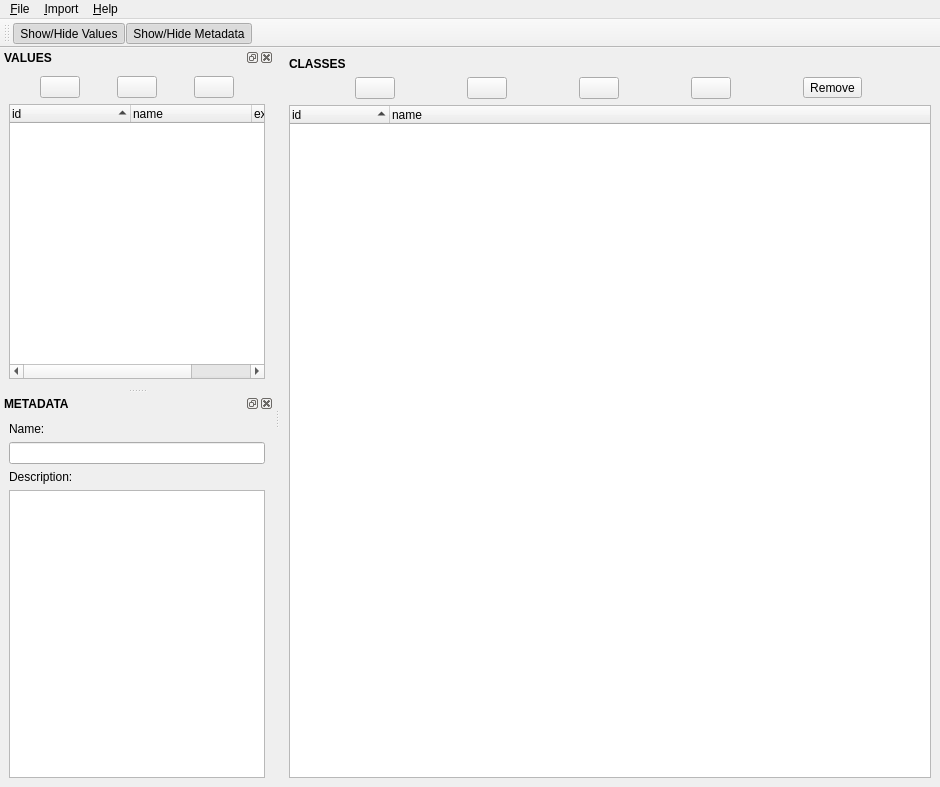
<?xml version="1.0" encoding="UTF-8"?>
<ui version="4.0">
 <class>MainWindow</class>
 <widget class="QMainWindow" name="MainWindow">
  <property name="geometry">
   <rect>
    <x>0</x>
    <y>0</y>
    <width>940</width>
    <height>787</height>
   </rect>
  </property>
  <property name="sizePolicy">
   <sizepolicy hsizetype="Minimum" vsizetype="Preferred">
    <horstretch>0</horstretch>
    <verstretch>0</verstretch>
   </sizepolicy>
  </property>
  <property name="windowTitle">
   <string>Land Cover Classification Editor</string>
  </property>
  <widget class="QWidget" name="ClassesWidget">
   <layout class="QVBoxLayout" name="verticalLayout_4">
    <item>
     <widget class="QLabel" name="ClassesLabel">
      <property name="font">
       <font>
        <family>Arial</family>
        <weight>75</weight>
        <bold>true</bold>
       </font>
      </property>
      <property name="text">
       <string>CLASSES</string>
      </property>
     </widget>
    </item>
    <item>
     <layout class="QHBoxLayout" name="ClassesButtonsHorizontalLayout">
      <item>
       <widget class="QPushButton" name="ClassesInsertValuesButton">
        <property name="sizePolicy">
         <sizepolicy hsizetype="Fixed" vsizetype="Fixed">
          <horstretch>23</horstretch>
          <verstretch>22</verstretch>
         </sizepolicy>
        </property>
        <property name="toolTip">
         <string>Insert Values</string>
        </property>
        <property name="text">
         <string/>
        </property>
        <property name="icon">
         <iconset resource="main.qrc">
          <normaloff>:/main/images/img/coins_add.png</normaloff>:/main/images/img/coins_add.png</iconset>
        </property>
       </widget>
      </item>
      <item>
       <widget class="QPushButton" name="ClassesAddSiblingButton">
        <property name="sizePolicy">
         <sizepolicy hsizetype="Fixed" vsizetype="Fixed">
          <horstretch>0</horstretch>
          <verstretch>0</verstretch>
         </sizepolicy>
        </property>
        <property name="toolTip">
         <string>Add Sibling Class</string>
        </property>
        <property name="text">
         <string/>
        </property>
        <property name="icon">
         <iconset resource="main.qrc">
          <normaloff>:/main/images/img/application_side_expand.png</normaloff>:/main/images/img/application_side_expand.png</iconset>
        </property>
       </widget>
      </item>
      <item>
       <widget class="QPushButton" name="ClassesAddChildButton">
        <property name="sizePolicy">
         <sizepolicy hsizetype="Fixed" vsizetype="Fixed">
          <horstretch>0</horstretch>
          <verstretch>0</verstretch>
         </sizepolicy>
        </property>
        <property name="toolTip">
         <string>Add Child Class</string>
        </property>
        <property name="text">
         <string/>
        </property>
        <property name="icon">
         <iconset resource="main.qrc">
          <normaloff>:/main/images/img/application_add.png</normaloff>:/main/images/img/application_add.png</iconset>
        </property>
       </widget>
      </item>
      <item>
       <widget class="QPushButton" name="ClassesEditButton">
        <property name="sizePolicy">
         <sizepolicy hsizetype="Fixed" vsizetype="Fixed">
          <horstretch>0</horstretch>
          <verstretch>0</verstretch>
         </sizepolicy>
        </property>
        <property name="toolTip">
         <string>Edit Class</string>
        </property>
        <property name="text">
         <string/>
        </property>
        <property name="icon">
         <iconset resource="main.qrc">
          <normaloff>:/main/images/img/application_edit.png</normaloff>:/main/images/img/application_edit.png</iconset>
        </property>
       </widget>
      </item>
      <item>
       <widget class="QToolButton" name="ClassesRemoveButton">
        <property name="toolTip">
         <string>Remove Class</string>
        </property>
        <property name="autoFillBackground">
         <bool>false</bool>
        </property>
        <property name="text">
         <string>Remove</string>
        </property>
        <property name="icon">
         <iconset resource="main.qrc">
          <normaloff>:/main/images/img/delete.png</normaloff>:/main/images/img/delete.png</iconset>
        </property>
        <property name="arrowType">
         <enum>Qt::NoArrow</enum>
        </property>
       </widget>
      </item>
     </layout>
    </item>
    <item>
     <widget class="QTreeWidget" name="ClassesTree">
      <property name="rootIsDecorated">
       <bool>true</bool>
      </property>
      <property name="sortingEnabled">
       <bool>true</bool>
      </property>
      <property name="headerHidden">
       <bool>false</bool>
      </property>
      <attribute name="headerDefaultSectionSize">
       <number>100</number>
      </attribute>
      <attribute name="headerMinimumSectionSize">
       <number>20</number>
      </attribute>
      <column>
       <property name="text">
        <string>id</string>
       </property>
      </column>
      <column>
       <property name="text">
        <string>name</string>
       </property>
      </column>
     </widget>
    </item>
   </layout>
  </widget>
  <widget class="QMenuBar" name="MenuBar">
   <property name="geometry">
    <rect>
     <x>0</x>
     <y>0</y>
     <width>940</width>
     <height>21</height>
    </rect>
   </property>
   <widget class="QMenu" name="MenuFile">
    <property name="title">
     <string>&amp;File</string>
    </property>
    <addaction name="ActionNew"/>
    <addaction name="ActionOpen"/>
    <addaction name="separator"/>
    <addaction name="ActionSave"/>
    <addaction name="ActionSaveAs"/>
    <addaction name="separator"/>
    <addaction name="ActionQuit"/>
   </widget>
   <widget class="QMenu" name="MenuHelp">
    <property name="title">
     <string>&amp;Help</string>
    </property>
    <addaction name="ActionHelp"/>
    <addaction name="separator"/>
    <addaction name="ActionAbout"/>
   </widget>
   <widget class="QMenu" name="MenuImport">
    <property name="title">
     <string>&amp;Import</string>
    </property>
    <addaction name="ActionImportFromRaster"/>
   </widget>
   <addaction name="MenuFile"/>
   <addaction name="MenuImport"/>
   <addaction name="MenuHelp"/>
  </widget>
  <widget class="QDockWidget" name="ValuesDock">
   <property name="font">
    <font>
     <family>Arial</family>
     <weight>75</weight>
     <bold>true</bold>
    </font>
   </property>
   <property name="windowTitle">
    <string>VALUES</string>
   </property>
   <attribute name="dockWidgetArea">
    <number>1</number>
   </attribute>
   <widget class="QWidget" name="ValuesDockContents">
    <layout class="QVBoxLayout" name="verticalLayout">
     <item>
      <layout class="QHBoxLayout" name="ValuesButtonsHorizontalLayout">
       <item>
        <widget class="QPushButton" name="ValuesIncludeAllButton">
         <property name="sizePolicy">
          <sizepolicy hsizetype="Fixed" vsizetype="Fixed">
           <horstretch>0</horstretch>
           <verstretch>0</verstretch>
          </sizepolicy>
         </property>
         <property name="font">
          <font>
           <family>MS Shell Dlg 2</family>
           <weight>50</weight>
           <bold>false</bold>
          </font>
         </property>
         <property name="toolTip">
          <string>Include All</string>
         </property>
         <property name="text">
          <string/>
         </property>
         <property name="icon">
          <iconset resource="main.qrc">
           <normaloff>:/main/images/img/accept.png</normaloff>:/main/images/img/accept.png</iconset>
         </property>
        </widget>
       </item>
       <item>
        <widget class="QPushButton" name="ValuesAddButton">
         <property name="sizePolicy">
          <sizepolicy hsizetype="Fixed" vsizetype="Fixed">
           <horstretch>0</horstretch>
           <verstretch>0</verstretch>
          </sizepolicy>
         </property>
         <property name="font">
          <font>
           <family>MS Shell Dlg 2</family>
           <weight>50</weight>
           <bold>false</bold>
          </font>
         </property>
         <property name="toolTip">
          <string>Add Value</string>
         </property>
         <property name="text">
          <string/>
         </property>
         <property name="icon">
          <iconset resource="main.qrc">
           <normaloff>:/main/images/img/add.png</normaloff>:/main/images/img/add.png</iconset>
         </property>
        </widget>
       </item>
       <item>
        <widget class="QPushButton" name="ValuesRemoveButton">
         <property name="sizePolicy">
          <sizepolicy hsizetype="Fixed" vsizetype="Fixed">
           <horstretch>0</horstretch>
           <verstretch>0</verstretch>
          </sizepolicy>
         </property>
         <property name="font">
          <font>
           <family>MS Shell Dlg 2</family>
           <weight>75</weight>
           <bold>true</bold>
          </font>
         </property>
         <property name="toolTip">
          <string>Remove Value</string>
         </property>
         <property name="text">
          <string/>
         </property>
         <property name="icon">
          <iconset resource="main.qrc">
           <normaloff>:/main/images/img/cancel.png</normaloff>:/main/images/img/cancel.png</iconset>
         </property>
        </widget>
       </item>
      </layout>
     </item>
     <item>
      <widget class="QTreeWidget" name="ValuesTree">
       <property name="font">
        <font>
         <weight>50</weight>
         <bold>false</bold>
        </font>
       </property>
       <property name="selectionMode">
        <enum>QAbstractItemView::ExtendedSelection</enum>
       </property>
       <property name="selectionBehavior">
        <enum>QAbstractItemView::SelectItems</enum>
       </property>
       <property name="sortingEnabled">
        <bool>true</bool>
       </property>
       <attribute name="headerDefaultSectionSize">
        <number>121</number>
       </attribute>
       <attribute name="headerMinimumSectionSize">
        <number>4</number>
       </attribute>
       <attribute name="headerStretchLastSection">
        <bool>true</bool>
       </attribute>
       <column>
        <property name="text">
         <string>id</string>
        </property>
       </column>
       <column>
        <property name="text">
         <string>name</string>
        </property>
       </column>
       <column>
        <property name="text">
         <string>excluded</string>
        </property>
       </column>
      </widget>
     </item>
    </layout>
   </widget>
  </widget>
  <widget class="QDockWidget" name="MetadataDock">
   <property name="font">
    <font>
     <family>Arial</family>
     <weight>75</weight>
     <bold>true</bold>
    </font>
   </property>
   <property name="windowTitle">
    <string>METADATA</string>
   </property>
   <attribute name="dockWidgetArea">
    <number>1</number>
   </attribute>
   <widget class="QWidget" name="MetadataDockContents">
    <layout class="QVBoxLayout" name="verticalLayout_3">
     <item>
      <widget class="QLabel" name="MetadataNameLabel">
       <property name="font">
        <font>
         <weight>50</weight>
         <bold>false</bold>
        </font>
       </property>
       <property name="text">
        <string>Name:</string>
       </property>
      </widget>
     </item>
     <item>
      <widget class="QLineEdit" name="MetadataNameLineEdit">
       <property name="font">
        <font>
         <weight>50</weight>
         <bold>false</bold>
        </font>
       </property>
      </widget>
     </item>
     <item>
      <widget class="QLabel" name="MetadataDescriptionLabel">
       <property name="font">
        <font>
         <family>Arial</family>
         <weight>50</weight>
         <bold>false</bold>
        </font>
       </property>
       <property name="text">
        <string>Description:</string>
       </property>
      </widget>
     </item>
     <item>
      <widget class="QPlainTextEdit" name="MetadataDescriptionTextEdit">
       <property name="font">
        <font>
         <weight>50</weight>
         <bold>false</bold>
        </font>
       </property>
      </widget>
     </item>
    </layout>
   </widget>
  </widget>
  <widget class="QToolBar" name="ToolBar">
   <property name="windowTitle">
    <string>toolBar</string>
   </property>
   <property name="toolTip">
    <string>Show/Hide Values</string>
   </property>
   <attribute name="toolBarArea">
    <enum>TopToolBarArea</enum>
   </attribute>
   <attribute name="toolBarBreak">
    <bool>false</bool>
   </attribute>
   <addaction name="ActionValuesShowHide"/>
   <addaction name="ActionMetadataShowHide"/>
  </widget>
  <action name="ActionNew">
   <property name="text">
    <string>&amp;New...</string>
   </property>
  </action>
  <action name="ActionOpen">
   <property name="text">
    <string>&amp;Open...</string>
   </property>
  </action>
  <action name="ActionSave">
   <property name="text">
    <string>&amp;Save</string>
   </property>
  </action>
  <action name="ActionQuit">
   <property name="text">
    <string>&amp;Quit</string>
   </property>
  </action>
  <action name="ActionSaveAs">
   <property name="text">
    <string>Save &amp;As...</string>
   </property>
  </action>
  <action name="ActionImportFromRaster">
   <property name="text">
    <string>From Raster...</string>
   </property>
  </action>
  <action name="ActionImportFromLcc">
   <property name="text">
    <string>From LCC File...</string>
   </property>
  </action>
  <action name="ActionHelp">
   <property name="text">
    <string>LCCEditor &amp;Help</string>
   </property>
  </action>
  <action name="ActionAbout">
   <property name="text">
    <string>About LCCEditor</string>
   </property>
  </action>
  <action name="ActionValuesShowHide">
   <property name="checkable">
    <bool>true</bool>
   </property>
   <property name="checked">
    <bool>true</bool>
   </property>
   <property name="icon">
    <iconset resource="main.qrc">
     <normaloff>:/main/images/img/coins.png</normaloff>:/main/images/img/coins.png</iconset>
   </property>
   <property name="text">
    <string>Show/Hide Values</string>
   </property>
  </action>
  <action name="ActionMetadataShowHide">
   <property name="checkable">
    <bool>true</bool>
   </property>
   <property name="checked">
    <bool>true</bool>
   </property>
   <property name="icon">
    <iconset resource="main.qrc">
     <normaloff>:/main/images/img/database.png</normaloff>:/main/images/img/database.png</iconset>
   </property>
   <property name="text">
    <string>Show/Hide Metadata</string>
   </property>
  </action>
 </widget>
 <tabstops>
  <tabstop>MetadataNameLineEdit</tabstop>
  <tabstop>MetadataDescriptionTextEdit</tabstop>
  <tabstop>ClassesAddChildButton</tabstop>
  <tabstop>ClassesEditButton</tabstop>
  <tabstop>ClassesRemoveButton</tabstop>
  <tabstop>ClassesTree</tabstop>
  <tabstop>ValuesRemoveButton</tabstop>
  <tabstop>ValuesTree</tabstop>
  <tabstop>ClassesInsertValuesButton</tabstop>
  <tabstop>ClassesAddSiblingButton</tabstop>
  <tabstop>ValuesAddButton</tabstop>
 </tabstops>
 <resources>
  <include location="main.qrc"/>
 </resources>
 <connections>
  <connection>
   <sender>ActionValuesShowHide</sender>
   <signal>triggered(bool)</signal>
   <receiver>ValuesDock</receiver>
   <slot>setVisible(bool)</slot>
   <hints>
    <hint type="sourcelabel">
     <x>-1</x>
     <y>-1</y>
    </hint>
    <hint type="destinationlabel">
     <x>180</x>
     <y>299</y>
    </hint>
   </hints>
  </connection>
  <connection>
   <sender>ActionMetadataShowHide</sender>
   <signal>triggered(bool)</signal>
   <receiver>MetadataDock</receiver>
   <slot>setVisible(bool)</slot>
   <hints>
    <hint type="sourcelabel">
     <x>-1</x>
     <y>-1</y>
    </hint>
    <hint type="destinationlabel">
     <x>273</x>
     <y>691</y>
    </hint>
   </hints>
  </connection>
  <connection>
   <sender>ActionQuit</sender>
   <signal>triggered()</signal>
   <receiver>MainWindow</receiver>
   <slot>close()</slot>
   <hints>
    <hint type="sourcelabel">
     <x>-1</x>
     <y>-1</y>
    </hint>
    <hint type="destinationlabel">
     <x>469</x>
     <y>386</y>
    </hint>
   </hints>
  </connection>
 </connections>
</ui>
